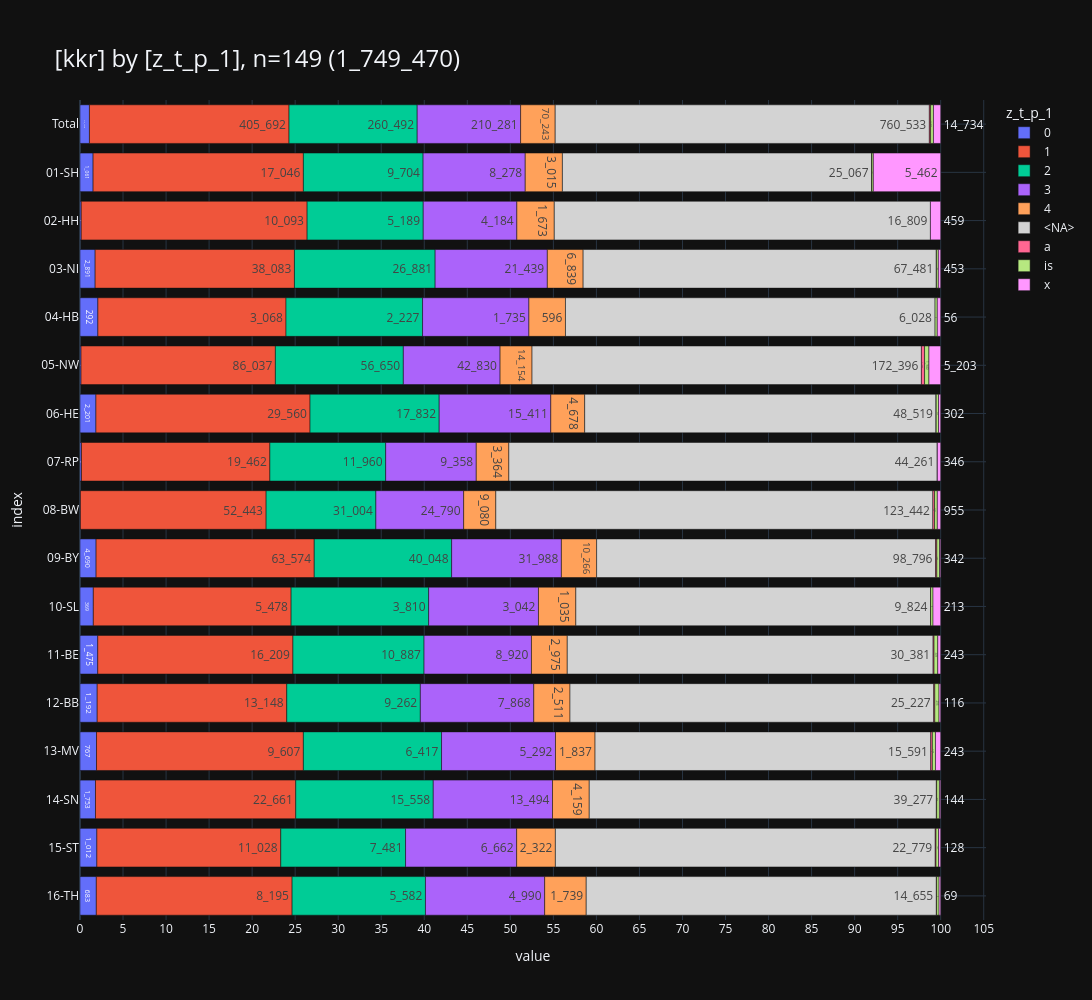

Notebook source saved alongside this figure:
### Markdown cell above
<br>

### <a id='toc1_7_8_'></a>[TNM-T (p)](#toc0_)
- **Filter: `DJ` = 2020-2023, `DCO` = N, `ICD10` nur solide Tumoren** (_solide Tumoren_ schliesst folgende Diagnosen _aus_: C44, C70-C72, C76-C97, alle D)

### Code cell
_=show_vars(9, grouper_reg.KKR.value, show=True, filter=fil_dy_no_solid_no_dco)

### Figure 1 — Plotly figure (JSON) as saved in the notebook; plotly's stock layout.template omitted (floating-point values rounded to 4 significant figures)
{"data": [{"hovertemplate": "col=0<br>value=%{x}<br>index=%{y}<br>cnt_str=%{text}<extra></extra>", "legendgroup": "0", "marker": {"color": "#636EFA", "pattern": {"shape": ""}}, "name": "0", "orientation": "h", "showlegend": true, "text": ["19_189", "1_061", "56", "2_891", "292", "470", "2_201", "154", "123", "4_690", "369", "1_475", "1_192", "767", "1_753", "1_012", "683"], "textposition": "auto", "type": "bar", "x": [19189, 1061, 56, 2891, 292, 470, 2201, 154, 123, 4690, 369, 1475, 1192, 767, 1753, 1012, 683], "xaxis": "x", "y": [" Total", "01-SH", "02-HH", "03-NI", "04-HB", "05-NW", "06-HE", "07-RP", "08-BW", "09-BY", "10-SL", "11-BE", "12-BB", "13-MV", "14-SN", "15-ST", "16-TH"], "yaxis": "y"}, {"hovertemplate": "col=1<br>value=%{x}<br>index=%{y}<br>cnt_str=%{text}<extra></extra>", "legendgroup": "1", "marker": {"color": "#EF553B", "pattern": {"shape": ""}}, "name": "1", "orientation": "h", "showlegend": true, "text": ["405_692", "17_046", "10_093", "38_083", "3_068", "86_037", "29_560", "19_462", "52_443", "63_574", "5_478", "16_209", "13_148", "9_607", "22_661", "11_028", "8_195"], "textposition": "auto", "type": "bar", "x": [405692, 17046, 10093, 38083, 3068, 86037, 29560, 19462, 52443, 63574, 5478, 16209, 13148, 9607, 22661, 11028, 8195], "xaxis": "x", "y": [" Total", "01-SH", "02-HH", "03-NI", "04-HB", "05-NW", "06-HE", "07-RP", "08-BW", "09-BY", "10-SL", "11-BE", "12-BB", "13-MV", "14-SN", "15-ST", "16-TH"], "yaxis": "y"}, {"hovertemplate": "col=2<br>value=%{x}<br>index=%{y}<br>cnt_str=%{text}<extra></extra>", "legendgroup": "2", "marker": {"color": "#00CC96", "pattern": {"shape": ""}}, "name": "2", "orientation": "h", "showlegend": true, "text": ["260_492", "9_704", "5_189", "26_881", "2_227", "56_650", "17_832", "11_960", "31_004", "40_048", "3_810", "10_887", "9_262", "6_417", "15_558", "7_481", "5_582"], "textposition": "auto", "type": "bar", "x": [260492, 9704, 5189, 26881, 2227, 56650, 17832, 11960, 31004, 40048, 3810, 10887, 9262, 6417, 15558, 7481, 5582], "xaxis": "x", "y": [" Total", "01-SH", "02-HH", "03-NI", "04-HB", "05-NW", "06-HE", "07-RP", "08-BW", "09-BY", "10-SL", "11-BE", "12-BB", "13-MV", "14-SN", "15-ST", "16-TH"], "yaxis": "y"}, {"hovertemplate": "col=3<br>value=%{x}<br>index=%{y}<br>cnt_str=%{text}<extra></extra>", "legendgroup": "3", "marker": {"color": "#AB63FA", "pattern": {"shape": ""}}, "name": "3", "orientation": "h", "showlegend": true, "text": ["210_281", "8_278", "4_184", "21_439", "1_735", "42_830", "15_411", "9_358", "24_790", "31_988", "3_042", "8_920", "7_868", "5_292", "13_494", "6_662", "4_990"], "textposition": "auto", "type": "bar", "x": [210281, 8278, 4184, 21439, 1735, 42830, 15411, 9358, 24790, 31988, 3042, 8920, 7868, 5292, 13494, 6662, 4990], "xaxis": "x", "y": [" Total", "01-SH", "02-HH", "03-NI", "04-HB", "05-NW", "06-HE", "07-RP", "08-BW", "09-BY", "10-SL", "11-BE", "12-BB", "13-MV", "14-SN", "15-ST", "16-TH"], "yaxis": "y"}, {"hovertemplate": "col=4<br>value=%{x}<br>index=%{y}<br>cnt_str=%{text}<extra></extra>", "legendgroup": "4", "marker": {"color": "#FFA15A", "pattern": {"shape": ""}}, "name": "4", "orientation": "h", "showlegend": true, "text": ["70_243", "3_015", "1_673", "6_839", "596", "14_154", "4_678", "3_364", "9_080", "10_266", "1_035", "2_975", "2_511", "1_837", "4_159", "2_322", "1_739"], "textposition": "auto", "type": "bar", "x": [70243, 3015, 1673, 6839, 596, 14154, 4678, 3364, 9080, 10266, 1035, 2975, 2511, 1837, 4159, 2322, 1739], "xaxis": "x", "y": [" Total", "01-SH", "02-HH", "03-NI", "04-HB", "05-NW", "06-HE", "07-RP", "08-BW", "09-BY", "10-SL", "11-BE", "12-BB", "13-MV", "14-SN", "15-ST", "16-TH"], "yaxis": "y"}, {"hovertemplate": "col=<NA><br>value=%{x}<br>index=%{y}<br>cnt_str=%{text}<extra></extra>", "legendgroup": "<NA>", "marker": {"color": "lightgray", "pattern": {"shape": ""}}, "name": "<NA>", "orientation": "h", "showlegend": true, "text": ["760_533", "25_067", "16_809", "67_481", "6_028", "172_396", "48_519", "44_261", "123_442", "98_796", "9_824", "30_381", "25_227", "15_591", "39_277", "22_779", "14_655"], "textposition": "auto", "type": "bar", "x": [760533, 25067, 16809, 67481, 6028, 172396, 48519, 44261, 123442, 98796, 9824, 30381, 25227, 15591, 39277, 22779, 14655], "xaxis": "x", "y": [" Total", "01-SH", "02-HH", "03-NI", "04-HB", "05-NW", "06-HE", "07-RP", "08-BW", "09-BY", "10-SL", "11-BE", "12-BB", "13-MV", "14-SN", "15-ST", "16-TH"], "yaxis": "y"}, {"hovertemplate": "col=a<br>value=%{x}<br>index=%{y}<br>cnt_str=%{text}<extra></extra>", "legendgroup": "a", "marker": {"color": "#FF6692", "pattern": {"shape": ""}}, "name": "a", "orientation": "h", "showlegend": true, "text": ["2_600", "5", "28", "1_392", "13", "477", "355", "5", "77", "72", "74", "41", "45", "16"], "textposition": "auto", "type": "bar", "x": [2600, 5, 28, 1392, 13, 477, 355, 5, 77, 72, 74, 41, 45, 16], "xaxis": "x", "y": [" Total", "01-SH", "03-NI", "05-NW", "06-HE", "08-BW", "09-BY", "10-SL", "11-BE", "12-BB", "13-MV", "14-SN", "15-ST", "16-TH"], "yaxis": "y"}, {"hovertemplate": "col=is<br>value=%{x}<br>index=%{y}<br>cnt_str=%{text}<extra></extra>", "legendgroup": "is", "marker": {"color": "#B6E880", "pattern": {"shape": ""}}, "name": "is", "orientation": "h", "showlegend": true, "text": ["5_706", "128", "356", "36", "1_940", "320", "3", "773", "784", "64", "309", "293", "145", "306", "152", "97"], "textposition": "auto", "type": "bar", "x": [5706, 128, 356, 36, 1940, 320, 3, 773, 784, 64, 309, 293, 145, 306, 152, 97], "xaxis": "x", "y": [" Total", "01-SH", "03-NI", "04-HB", "05-NW", "06-HE", "07-RP", "08-BW", "09-BY", "10-SL", "11-BE", "12-BB", "13-MV", "14-SN", "15-ST", "16-TH"], "yaxis": "y"}, {"hovertemplate": "col=x<br>value=%{x}<br>index=%{y}<br>cnt_str=%{text}<extra></extra>", "legendgroup": "x", "marker": {"color": "#FF97FF", "pattern": {"shape": ""}}, "name": "x", "orientation": "h", "showlegend": true, "text": ["14_734", "5_462", "459", "453", "56", "5_203", "302", "346", "955", "342", "213", "243", "116", "243", "144", "128", "69"], "textposition": "auto", "type": "bar", "x": [14734, 5462, 459, 453, 56, 5203, 302, 346, 955, 342, 213, 243, 116, 243, 144, 128, 69], "xaxis": "x", "y": [" Total", "01-SH", "02-HH", "03-NI", "04-HB", "05-NW", "06-HE", "07-RP", "08-BW", "09-BY", "10-SL", "11-BE", "12-BB", "13-MV", "14-SN", "15-ST", "16-TH"], "yaxis": "y"}], "layout": {"barmode": "relative", "barnorm": "percent", "height": 1000, "legend": {"title": {"text": "z_t_p_1"}, "tracegroupgap": 0, "traceorder": "normal"}, "title": {"font": {"size": 24}, "text": "[kkr] by [z_t_p_1], n=149 (1_749_470)", "xanchor": "left", "y": 0.95, "yanchor": "top"}, "width": 2000, "xaxis": {"anchor": "y", "domain": [0, 1], "dtick": 5, "gridwidth": 1, "showgrid": true, "title": {"text": "value"}}, "yaxis": {"anchor": "x", "categoryarray": ["16-TH", "15-ST", "14-SN", "13-MV", "12-BB", "11-BE", "10-SL", "09-BY", "08-BW", "07-RP", "06-HE", "05-NW", "04-HB", "03-NI", "02-HH", "01-SH", " Total"], "categoryorder": "array", "domain": [0, 1], "gridwidth": 1, "showgrid": true, "title": {"text": "index"}}}}
